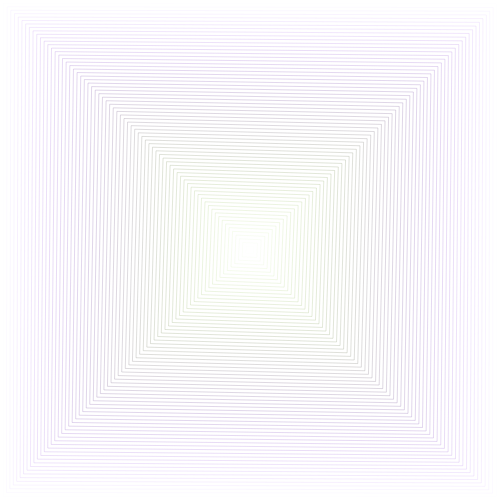
Frame 1 (no input)
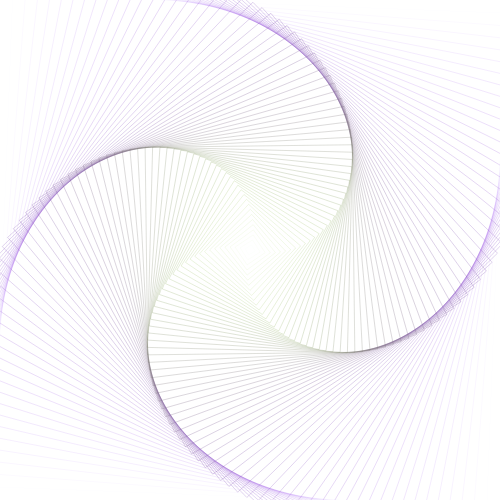
Frame 60 (no input)
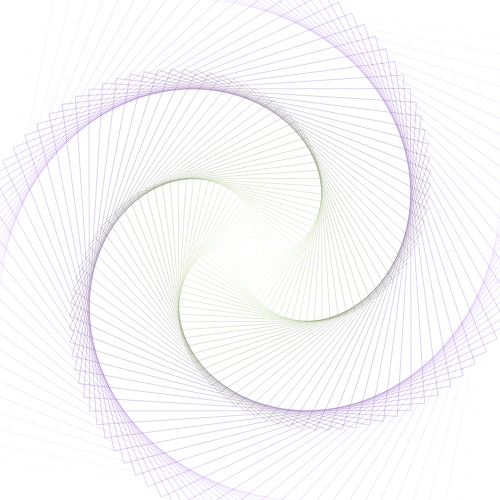
Frame 120 (the mouse pressed at the canvas centre since frame 60)

The p5.js sketch that drew these frames (run headless with seeded random() and noise() and a simulated clock; from frame 60 on, the mouse is pressed at the canvas centre):

// p5.js sketch
// ── sketch.js

function setup() {
  createCanvas(500, 500);
  smooth();
  rectMode(CENTER);
}

function draw() {
  background(255);
  strokeWeight(0.2);
  //fill(100);
  noFill();
  var numRect = 70;
  var anim = Math.sin(frameCount * 0.01);
  for (var i = 0; i < numRect; i++) {
    push();
    var fi = i/numRect;
    var ptr = 1-fi;
    translate(width/2, height/2);
    strokeWeight(fi);
    stroke(121, 211 * fi, ptr * 255);
    rotate(radians(180) * 1.5 * fi * anim);
    scale(ptr);
    rect(0, 0, width, height);
    pop();
  }
  console.log("frameCount: " + frameCount);
  //drawGrid();
}

function drawGrid() {
  push();
  noFill();
  stroke(0, 100);
  for (var x = 0; x < width; x+=10) {
    line(x, 0, x, height);
  }

  for (var y = 0; y < height; y+=10 ) {
    line(0, y, width, y);
  }
  pop();

}
